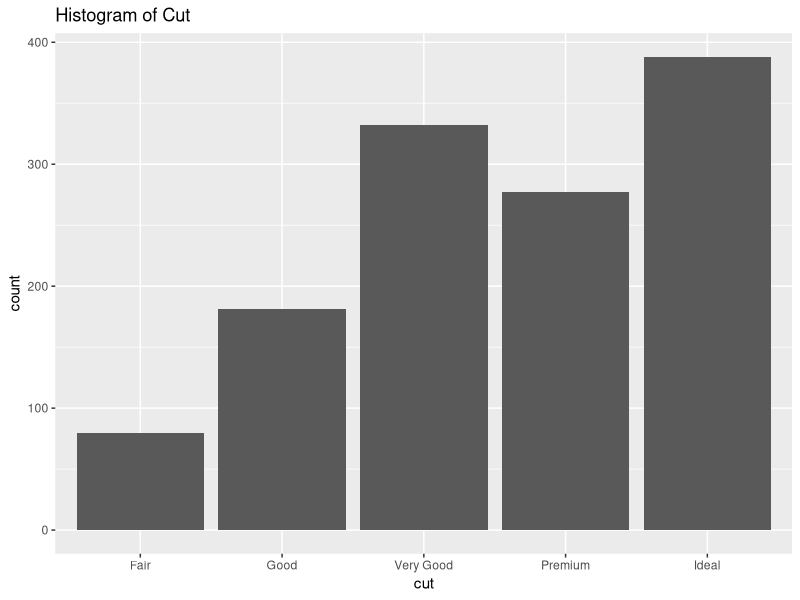
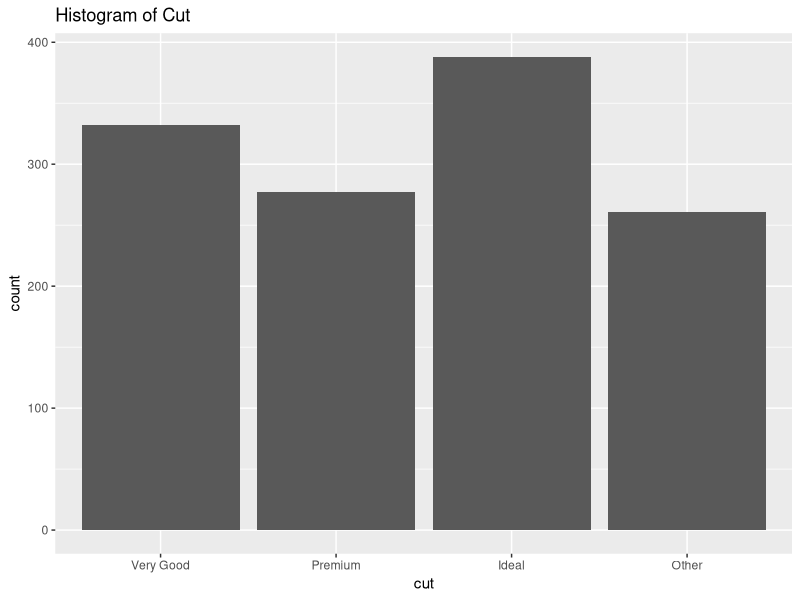
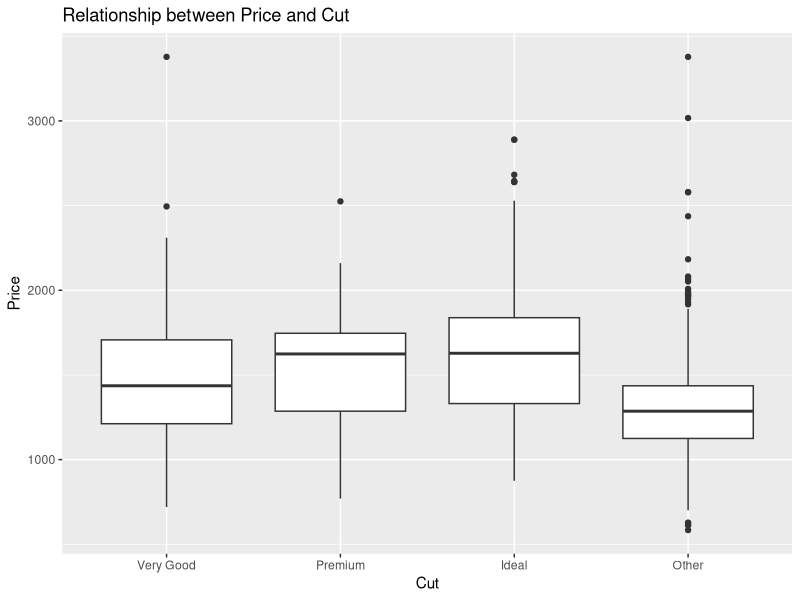

Write the R code that produced these figures, in order.
## ---- chunk 1
knitr::opts_chunk$set(echo = TRUE)
library(tidyverse)
library(knitr)
library(broom)
## ---- chunk 2
data <- diamonds %>% 
  filter(carat == 0.5)
glimpse(data)
## ---- chunk 3
ggplot(data = data, aes(x = cut)) +
  geom_bar() +
  labs(title = "Histogram of Cut")
## ---- chunk 4
lumpeddata <- data %>%
  mutate(cut = fct_lump_n(cut, n=3))

ggplot(data = lumpeddata, aes(x = cut)) +
  geom_bar() +
  labs(title = "Histogram of Cut")
## ---- chunk 5
plot <- ggplot(data = lumpeddata, aes(x = cut, y = price)) +
  geom_boxplot() +
  labs(title = "Relationship between Price and Cut",
       x = "Cut",
       y = "Price")

plot
## ---- chunk 6
lumpeddata %>%
  group_by(cut) %>% 
  summarise(mean = mean(price),
            std_dev = sd(price),
            num_observations = n()
  )
